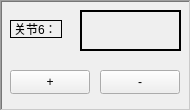
     <widget class="QFrame" name="robotframe6">
      <property name="enabled">
       <bool>true</bool>
      </property>
      <property name="geometry">
       <rect>
        <x>1020</x>
        <y>10</y>
        <width>191</width>
        <height>111</height>
       </rect>
      </property>
      <property name="sizePolicy">
       <sizepolicy hsizetype="Fixed" vsizetype="Fixed">
        <horstretch>0</horstretch>
        <verstretch>0</verstretch>
       </sizepolicy>
      </property>
      <property name="frameShape">
       <enum>QFrame::WinPanel</enum>
      </property>
      <property name="frameShadow">
       <enum>QFrame::Sunken</enum>
      </property>
      <widget class="QPushButton" name="pushButton_11">
       <property name="geometry">
        <rect>
         <x>10</x>
         <y>70</y>
         <width>80</width>
         <height>24</height>
        </rect>
       </property>
       <property name="sizePolicy">
        <sizepolicy hsizetype="Fixed" vsizetype="Fixed">
         <horstretch>0</horstretch>
         <verstretch>0</verstretch>
        </sizepolicy>
       </property>
       <property name="text">
        <string>+</string>
       </property>
      </widget>
      <widget class="QPushButton" name="pushButton_12">
       <property name="geometry">
        <rect>
         <x>100</x>
         <y>70</y>
         <width>80</width>
         <height>24</height>
        </rect>
       </property>
       <property name="sizePolicy">
        <sizepolicy hsizetype="Fixed" vsizetype="Fixed">
         <horstretch>0</horstretch>
         <verstretch>0</verstretch>
        </sizepolicy>
       </property>
       <property name="text">
        <string>-</string>
       </property>
      </widget>
      <widget class="QLabel" name="axisposition6">
       <property name="enabled">
        <bool>true</bool>
       </property>
       <property name="geometry">
        <rect>
         <x>80</x>
         <y>10</y>
         <width>101</width>
         <height>41</height>
        </rect>
       </property>
       <property name="sizePolicy">
        <sizepolicy hsizetype="Fixed" vsizetype="Fixed">
         <horstretch>0</horstretch>
         <verstretch>0</verstretch>
        </sizepolicy>
       </property>
       <property name="frameShape">
        <enum>QFrame::WinPanel</enum>
       </property>
       <property name="frameShadow">
        <enum>QFrame::Plain</enum>
       </property>
       <property name="text">
        <string/>
       </property>
      </widget>
      <widget class="QLabel" name="axisname6">
       <property name="geometry">
        <rect>
         <x>10</x>
         <y>20</y>
         <width>52</width>
         <height>18</height>
        </rect>
       </property>
       <property name="sizePolicy">
        <sizepolicy hsizetype="Fixed" vsizetype="Fixed">
         <horstretch>0</horstretch>
         <verstretch>0</verstretch>
        </sizepolicy>
       </property>
       <property name="frameShape">
        <enum>QFrame::Box</enum>
       </property>
       <property name="text">
        <string>关节6：</string>
       </property>
      </widget>
     </widget>
